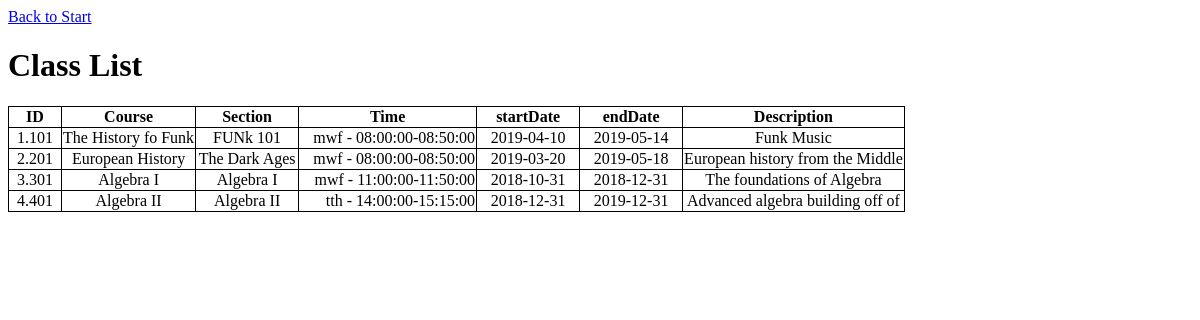
The app's page /all_classes.php (signed in), older data.
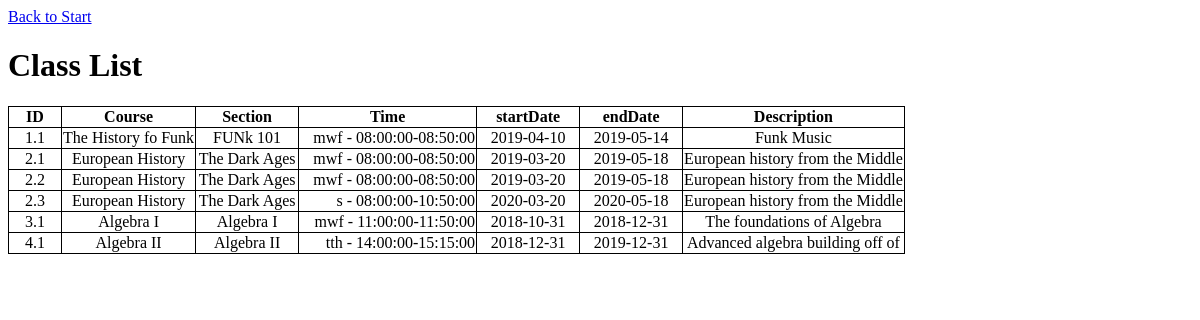
The same page, newer data.
### tables this page shows
CREATE TABLE `sections` (
  `courseID` int(11) NOT NULL,
  `sectionID` int(11) NOT NULL,
  `name` varchar(80) DEFAULT NULL,
  `capacity` int(11) DEFAULT NULL,
  `startDate` date DEFAULT NULL,
  `endDate` date DEFAULT NULL,
  `timeSlotID` int(11) DEFAULT NULL
);

CREATE TABLE `courses` (
  `courseID` int(11) NOT NULL,
  `title` varchar(80) DEFAULT NULL,
  `description` varchar(500) DEFAULT NULL,
  `mentorReq` int(11) DEFAULT NULL,
  `menteeReq` int(11) DEFAULT NULL
);

CREATE TABLE `timeslot` (
  `M` tinyint(1) DEFAULT NULL,
  `T` tinyint(1) DEFAULT NULL,
  `W` tinyint(1) DEFAULT NULL,
  `Th` tinyint(1) DEFAULT NULL,
  `F` tinyint(1) DEFAULT NULL,
  `Sa` tinyint(1) DEFAULT NULL,
  `timeSlotID` int(11) NOT NULL,
  `startTime` time DEFAULT NULL,
  `endTime` time DEFAULT NULL
);

### all_classes.php (the view, shortened to what this page needs)
<?php
	$myconnection = mysqli_connect('localhost', 'root', '')
    or die ('Could not connect: ' . mysql_error());
	$GetSections = "SELECT sec.courseID, sec.sectionID, cou.title, sec.name, cou.description, sec.startDate, sec.endDate, sec.timeSlotID
				   FROM sections sec, courses cou
				   WHERE cou.courseID = sec.courseID
				   ORDER BY sec.courseID,sec.sectionID ASC;";
	$sections= mysqli_query($myconnection, $GetSections) or die ("Failed to query database: " . mysqli_error($myconnection));
	$sections = $sections->fetch_all();
	$timeSlots = array();
	$usedTS = array();
	for($i = 0; $i<count($sections);$i++){
		if(!in_array($sections[$i][7],$usedTS)){
			$usedTS[] = $sections[$i][7];
			$GetTS = "SELECT ts.m,ts.t,ts.w,ts.th,ts.f,ts.sa,ts.startTime, ts.endTime FROM timeslot ts WHERE ts.timeSlotID = ". $sections[$i][7].";";
			$ts= mysqli_query($myconnection, $GetTS) or die ("Failed to query database: " . mysqli_error($myconnection));
			$ts = $ts->fetch_row();
			$timeSlots[$sections[$i][7]] = $ts;
		}
	}
?>
<!DOCTYPE html>
<html>
<head>
</head>
<body>
	<a href="index.php">Back to Start</a>
	<h1>Class List</h1>
	<table style="border:1px solid;border-collapse: collapse;">
			<tr style = "border:1px solid;border-collapse: collapse;">
				<th style="min-width:50px;border:1px solid;border-collapse: collapse;">ID</th>
				<th style="min-width:125px;border:1px solid;border-collapse: collapse;">Course</th>
				<th style="min-width:100px;border:1px solid;border-collapse: collapse;">Section</th>
				<th style="min-width:175px;border:1px solid;border-collapse: collapse;">Time</th>
				<th style="min-width:100px;border:1px solid;border-collapse: collapse;">startDate</th>
				<th style="min-width:100px;border:1px solid;border-collapse: collapse;">endDate</th>
				<th style="border:1px solid;border-collapse: collapse;">Description</th>
			</tr>
			<?php
			for($i = 0; $i<count($sections);$i++){
				$currentTS =$timeSlots[$sections[$i][7]];
				echo("<tr style = \"border:1px solid;border-collapse: collapse;\" >");
				echo("
				<td style = \"border:1px solid;border-collapse: collapse;text-align:center\">" . $sections[$i][0].".".$sections[$i][1] . "</td>
				<td style = \"border:1px solid;border-collapse: collapse;text-align:center\">" . $sections[$i][2] . "</td>
				<td style = \"border:1px solid;border-collapse: collapse;text-align:center\">" . $sections[$i][3] . "</td>
				<td style = \"border:1px solid;border-collapse: collapse;text-align:right \">");
				if($currentTS[0]){
					echo("m");
				}
				if($currentTS[1]){
					echo("t");
				}
				if($currentTS[2]){
					echo("w");
				}
				if($currentTS[3]){
					echo("th");
				}
				if($currentTS[4]){
					echo("f");
				}
				if($currentTS[5]){
					echo("s");
				}
				echo(" - " . $currentTS[6] . "-" . $currentTS[7] . "</td>
				<td style = \"border:1px solid;border-collapse: collapse;text-align:center\">" . $sections[$i][5] . "</td>
				<td style = \"border:1px solid;border-collapse: collapse;text-align:center\">" . $sections[$i][6] . "</td>
				<td style = \"border:1px solid;border-collapse: collapse;text-align:center\"><span title = \"".$sections[$i][4]."\">" . substr($sections[$i][4],0,33) . "<span></td>
				</tr>");
			}
				?>
			</table>
</body>
</html>

Row changes from the older to the newer data that the page shows:
removed sections: courseID "1", sectionID "101", courseID.title "The History fo Funk", name "FUNk 101", shows "w", timeSlotID.startTime "08:00:00", timeSlotID.endTime "08:50:00", startDate "2019-04-10", endDate "2019-05-14", courseID.description "Funk Music"
removed sections: courseID "2", sectionID "201", courseID.title "European History", name "The Dark Ages", shows "w", shows "f", timeSlotID.startTime "08:00:00", timeSlotID.endTime "08:50:00", startDate "2019-03-20", endDate "2019-05-18", courseID.description "European history from the Middle"
removed sections: courseID "3", sectionID "301", courseID.title "Algebra I", name "Algebra I", shows "w", shows "f", timeSlotID.startTime "11:00:00", timeSlotID.endTime "11:50:00", startDate "2018-10-31", endDate "2018-12-31", courseID.description "The foundations of Algebra"
removed sections: courseID "4", sectionID "401", courseID.title "Algebra II", name "Algebra II", shows "th", timeSlotID.startTime "14:00:00", timeSlotID.endTime "15:15:00", startDate "2018-12-31", endDate "2019-12-31", courseID.description "Advanced algebra building off of"
added sections: courseID "1", sectionID "1", courseID.title "The History fo Funk", name "FUNk 101", shows "w", timeSlotID.startTime "08:00:00", timeSlotID.endTime "08:50:00", startDate "2019-04-10", endDate "2019-05-14", courseID.description "Funk Music"
added sections: courseID "2", sectionID "1", courseID.title "European History", name "The Dark Ages", shows "w", shows "f", timeSlotID.startTime "08:00:00", timeSlotID.endTime "08:50:00", startDate "2019-03-20", endDate "2019-05-18", courseID.description "European history from the Middle"
added sections: courseID "2", sectionID "2", courseID.title "European History", name "The Dark Ages", shows "w", shows "f", timeSlotID.startTime "08:00:00", timeSlotID.endTime "08:50:00", startDate "2019-03-20", endDate "2019-05-18", courseID.description "European history from the Middle"
added sections: courseID "2", sectionID "3", courseID.title "European History", name "The Dark Ages", timeSlotID.startTime "08:00:00", timeSlotID.endTime "10:50:00", startDate "2020-03-20", endDate "2020-05-18", courseID.description "European history from the Middle"
added sections: courseID "3", sectionID "1", courseID.title "Algebra I", name "Algebra I", shows "w", shows "f", timeSlotID.startTime "11:00:00", timeSlotID.endTime "11:50:00", startDate "2018-10-31", endDate "2018-12-31", courseID.description "The foundations of Algebra"
added sections: courseID "4", sectionID "1", courseID.title "Algebra II", name "Algebra II", shows "th", timeSlotID.startTime "14:00:00", timeSlotID.endTime "15:15:00", startDate "2018-12-31", endDate "2019-12-31", courseID.description "Advanced algebra building off of"
